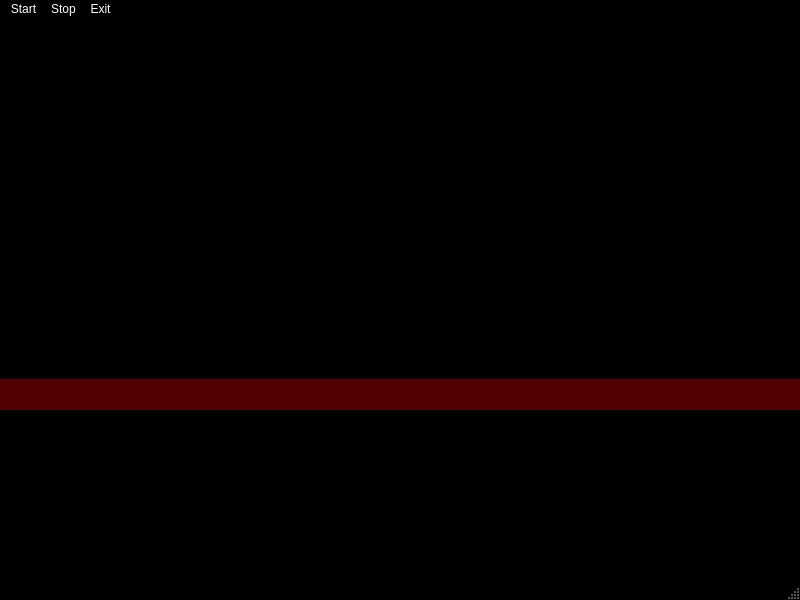
<?xml version="1.0" encoding="UTF-8"?>
<ui version="4.0">
 <class>Car</class>
 <widget class="QMainWindow" name="Car">
  <property name="geometry">
   <rect>
    <x>0</x>
    <y>0</y>
    <width>800</width>
    <height>600</height>
   </rect>
  </property>
  <property name="palette">
   <palette>
    <active>
     <colorrole role="WindowText">
      <brush brushstyle="SolidPattern">
       <color alpha="255">
        <red>255</red>
        <green>255</green>
        <blue>255</blue>
       </color>
      </brush>
     </colorrole>
     <colorrole role="Button">
      <brush brushstyle="SolidPattern">
       <color alpha="255">
        <red>0</red>
        <green>0</green>
        <blue>0</blue>
       </color>
      </brush>
     </colorrole>
     <colorrole role="Light">
      <brush brushstyle="SolidPattern">
       <color alpha="255">
        <red>0</red>
        <green>0</green>
        <blue>0</blue>
       </color>
      </brush>
     </colorrole>
     <colorrole role="Midlight">
      <brush brushstyle="SolidPattern">
       <color alpha="255">
        <red>0</red>
        <green>0</green>
        <blue>0</blue>
       </color>
      </brush>
     </colorrole>
     <colorrole role="Dark">
      <brush brushstyle="SolidPattern">
       <color alpha="255">
        <red>0</red>
        <green>0</green>
        <blue>0</blue>
       </color>
      </brush>
     </colorrole>
     <colorrole role="Mid">
      <brush brushstyle="SolidPattern">
       <color alpha="255">
        <red>0</red>
        <green>0</green>
        <blue>0</blue>
       </color>
      </brush>
     </colorrole>
     <colorrole role="Text">
      <brush brushstyle="SolidPattern">
       <color alpha="255">
        <red>255</red>
        <green>255</green>
        <blue>255</blue>
       </color>
      </brush>
     </colorrole>
     <colorrole role="BrightText">
      <brush brushstyle="SolidPattern">
       <color alpha="255">
        <red>255</red>
        <green>255</green>
        <blue>255</blue>
       </color>
      </brush>
     </colorrole>
     <colorrole role="ButtonText">
      <brush brushstyle="SolidPattern">
       <color alpha="255">
        <red>255</red>
        <green>255</green>
        <blue>255</blue>
       </color>
      </brush>
     </colorrole>
     <colorrole role="Base">
      <brush brushstyle="SolidPattern">
       <color alpha="255">
        <red>0</red>
        <green>0</green>
        <blue>0</blue>
       </color>
      </brush>
     </colorrole>
     <colorrole role="Window">
      <brush brushstyle="SolidPattern">
       <color alpha="255">
        <red>0</red>
        <green>0</green>
        <blue>0</blue>
       </color>
      </brush>
     </colorrole>
     <colorrole role="Shadow">
      <brush brushstyle="SolidPattern">
       <color alpha="255">
        <red>0</red>
        <green>0</green>
        <blue>0</blue>
       </color>
      </brush>
     </colorrole>
     <colorrole role="AlternateBase">
      <brush brushstyle="SolidPattern">
       <color alpha="255">
        <red>0</red>
        <green>0</green>
        <blue>0</blue>
       </color>
      </brush>
     </colorrole>
     <colorrole role="ToolTipBase">
      <brush brushstyle="SolidPattern">
       <color alpha="255">
        <red>255</red>
        <green>255</green>
        <blue>220</blue>
       </color>
      </brush>
     </colorrole>
     <colorrole role="ToolTipText">
      <brush brushstyle="SolidPattern">
       <color alpha="255">
        <red>0</red>
        <green>0</green>
        <blue>0</blue>
       </color>
      </brush>
     </colorrole>
     <colorrole role="PlaceholderText">
      <brush brushstyle="SolidPattern">
       <color alpha="127">
        <red>255</red>
        <green>255</green>
        <blue>255</blue>
       </color>
      </brush>
     </colorrole>
     <colorrole role="Accent">
      <brush brushstyle="SolidPattern">
       <color alpha="255">
        <red>0</red>
        <green>0</green>
        <blue>0</blue>
       </color>
      </brush>
     </colorrole>
    </active>
    <inactive>
     <colorrole role="WindowText">
      <brush brushstyle="SolidPattern">
       <color alpha="255">
        <red>255</red>
        <green>255</green>
        <blue>255</blue>
       </color>
      </brush>
     </colorrole>
     <colorrole role="Button">
      <brush brushstyle="SolidPattern">
       <color alpha="255">
        <red>0</red>
        <green>0</green>
        <blue>0</blue>
       </color>
      </brush>
     </colorrole>
     <colorrole role="Light">
      <brush brushstyle="SolidPattern">
       <color alpha="255">
        <red>0</red>
        <green>0</green>
        <blue>0</blue>
       </color>
      </brush>
     </colorrole>
     <colorrole role="Midlight">
      <brush brushstyle="SolidPattern">
       <color alpha="255">
        <red>0</red>
        <green>0</green>
        <blue>0</blue>
       </color>
      </brush>
     </colorrole>
     <colorrole role="Dark">
      <brush brushstyle="SolidPattern">
       <color alpha="255">
        <red>0</red>
        <green>0</green>
        <blue>0</blue>
       </color>
      </brush>
     </colorrole>
     <colorrole role="Mid">
      <brush brushstyle="SolidPattern">
       <color alpha="255">
        <red>0</red>
        <green>0</green>
        <blue>0</blue>
       </color>
      </brush>
     </colorrole>
     <colorrole role="Text">
      <brush brushstyle="SolidPattern">
       <color alpha="255">
        <red>255</red>
        <green>255</green>
        <blue>255</blue>
       </color>
      </brush>
     </colorrole>
     <colorrole role="BrightText">
      <brush brushstyle="SolidPattern">
       <color alpha="255">
        <red>255</red>
        <green>255</green>
        <blue>255</blue>
       </color>
      </brush>
     </colorrole>
     <colorrole role="ButtonText">
      <brush brushstyle="SolidPattern">
       <color alpha="255">
        <red>255</red>
        <green>255</green>
        <blue>255</blue>
       </color>
      </brush>
     </colorrole>
     <colorrole role="Base">
      <brush brushstyle="SolidPattern">
       <color alpha="255">
        <red>0</red>
        <green>0</green>
        <blue>0</blue>
       </color>
      </brush>
     </colorrole>
     <colorrole role="Window">
      <brush brushstyle="SolidPattern">
       <color alpha="255">
        <red>0</red>
        <green>0</green>
        <blue>0</blue>
       </color>
      </brush>
     </colorrole>
     <colorrole role="Shadow">
      <brush brushstyle="SolidPattern">
       <color alpha="255">
        <red>0</red>
        <green>0</green>
        <blue>0</blue>
       </color>
      </brush>
     </colorrole>
     <colorrole role="AlternateBase">
      <brush brushstyle="SolidPattern">
       <color alpha="255">
        <red>0</red>
        <green>0</green>
        <blue>0</blue>
       </color>
      </brush>
     </colorrole>
     <colorrole role="ToolTipBase">
      <brush brushstyle="SolidPattern">
       <color alpha="255">
        <red>255</red>
        <green>255</green>
        <blue>220</blue>
       </color>
      </brush>
     </colorrole>
     <colorrole role="ToolTipText">
      <brush brushstyle="SolidPattern">
       <color alpha="255">
        <red>0</red>
        <green>0</green>
        <blue>0</blue>
       </color>
      </brush>
     </colorrole>
     <colorrole role="PlaceholderText">
      <brush brushstyle="SolidPattern">
       <color alpha="127">
        <red>255</red>
        <green>255</green>
        <blue>255</blue>
       </color>
      </brush>
     </colorrole>
     <colorrole role="Accent">
      <brush brushstyle="SolidPattern">
       <color alpha="255">
        <red>0</red>
        <green>0</green>
        <blue>0</blue>
       </color>
      </brush>
     </colorrole>
    </inactive>
    <disabled>
     <colorrole role="WindowText">
      <brush brushstyle="SolidPattern">
       <color alpha="255">
        <red>0</red>
        <green>0</green>
        <blue>0</blue>
       </color>
      </brush>
     </colorrole>
     <colorrole role="Button">
      <brush brushstyle="SolidPattern">
       <color alpha="255">
        <red>0</red>
        <green>0</green>
        <blue>0</blue>
       </color>
      </brush>
     </colorrole>
     <colorrole role="Light">
      <brush brushstyle="SolidPattern">
       <color alpha="255">
        <red>0</red>
        <green>0</green>
        <blue>0</blue>
       </color>
      </brush>
     </colorrole>
     <colorrole role="Midlight">
      <brush brushstyle="SolidPattern">
       <color alpha="255">
        <red>0</red>
        <green>0</green>
        <blue>0</blue>
       </color>
      </brush>
     </colorrole>
     <colorrole role="Dark">
      <brush brushstyle="SolidPattern">
       <color alpha="255">
        <red>0</red>
        <green>0</green>
        <blue>0</blue>
       </color>
      </brush>
     </colorrole>
     <colorrole role="Mid">
      <brush brushstyle="SolidPattern">
       <color alpha="255">
        <red>0</red>
        <green>0</green>
        <blue>0</blue>
       </color>
      </brush>
     </colorrole>
     <colorrole role="Text">
      <brush brushstyle="SolidPattern">
       <color alpha="255">
        <red>0</red>
        <green>0</green>
        <blue>0</blue>
       </color>
      </brush>
     </colorrole>
     <colorrole role="BrightText">
      <brush brushstyle="SolidPattern">
       <color alpha="255">
        <red>255</red>
        <green>255</green>
        <blue>255</blue>
       </color>
      </brush>
     </colorrole>
     <colorrole role="ButtonText">
      <brush brushstyle="SolidPattern">
       <color alpha="255">
        <red>0</red>
        <green>0</green>
        <blue>0</blue>
       </color>
      </brush>
     </colorrole>
     <colorrole role="Base">
      <brush brushstyle="SolidPattern">
       <color alpha="255">
        <red>0</red>
        <green>0</green>
        <blue>0</blue>
       </color>
      </brush>
     </colorrole>
     <colorrole role="Window">
      <brush brushstyle="SolidPattern">
       <color alpha="255">
        <red>0</red>
        <green>0</green>
        <blue>0</blue>
       </color>
      </brush>
     </colorrole>
     <colorrole role="Shadow">
      <brush brushstyle="SolidPattern">
       <color alpha="255">
        <red>0</red>
        <green>0</green>
        <blue>0</blue>
       </color>
      </brush>
     </colorrole>
     <colorrole role="AlternateBase">
      <brush brushstyle="SolidPattern">
       <color alpha="255">
        <red>0</red>
        <green>0</green>
        <blue>0</blue>
       </color>
      </brush>
     </colorrole>
     <colorrole role="ToolTipBase">
      <brush brushstyle="SolidPattern">
       <color alpha="255">
        <red>255</red>
        <green>255</green>
        <blue>220</blue>
       </color>
      </brush>
     </colorrole>
     <colorrole role="ToolTipText">
      <brush brushstyle="SolidPattern">
       <color alpha="255">
        <red>0</red>
        <green>0</green>
        <blue>0</blue>
       </color>
      </brush>
     </colorrole>
     <colorrole role="PlaceholderText">
      <brush brushstyle="SolidPattern">
       <color alpha="127">
        <red>0</red>
        <green>0</green>
        <blue>0</blue>
       </color>
      </brush>
     </colorrole>
     <colorrole role="Accent">
      <brush brushstyle="SolidPattern">
       <color alpha="255">
        <red>0</red>
        <green>0</green>
        <blue>0</blue>
       </color>
      </brush>
     </colorrole>
    </disabled>
   </palette>
  </property>
  <property name="windowTitle">
   <string>Car</string>
  </property>
  <widget class="QWidget" name="centralwidget">
   <widget class="QLabel" name="label">
    <property name="geometry">
     <rect>
      <x>30</x>
      <y>260</y>
      <width>161</width>
      <height>101</height>
     </rect>
    </property>
    <property name="text">
     <string/>
    </property>
    <property name="pixmap">
     <pixmap>RIS/cari1.jpg</pixmap>
    </property>
   </widget>
   <widget class="QLabel" name="label_2">
    <property name="geometry">
     <rect>
      <x>-60</x>
      <y>360</y>
      <width>911</width>
      <height>31</height>
     </rect>
    </property>
    <property name="palette">
     <palette>
      <active>
       <colorrole role="WindowText">
        <brush brushstyle="SolidPattern">
         <color alpha="255">
          <red>255</red>
          <green>255</green>
          <blue>255</blue>
         </color>
        </brush>
       </colorrole>
       <colorrole role="Button">
        <brush brushstyle="SolidPattern">
         <color alpha="255">
          <red>85</red>
          <green>0</green>
          <blue>0</blue>
         </color>
        </brush>
       </colorrole>
       <colorrole role="Light">
        <brush brushstyle="SolidPattern">
         <color alpha="255">
          <red>127</red>
          <green>0</green>
          <blue>0</blue>
         </color>
        </brush>
       </colorrole>
       <colorrole role="Midlight">
        <brush brushstyle="SolidPattern">
         <color alpha="255">
          <red>106</red>
          <green>0</green>
          <blue>0</blue>
         </color>
        </brush>
       </colorrole>
       <colorrole role="Dark">
        <brush brushstyle="SolidPattern">
         <color alpha="255">
          <red>42</red>
          <green>0</green>
          <blue>0</blue>
         </color>
        </brush>
       </colorrole>
       <colorrole role="Mid">
        <brush brushstyle="SolidPattern">
         <color alpha="255">
          <red>57</red>
          <green>0</green>
          <blue>0</blue>
         </color>
        </brush>
       </colorrole>
       <colorrole role="Text">
        <brush brushstyle="SolidPattern">
         <color alpha="255">
          <red>255</red>
          <green>255</green>
          <blue>255</blue>
         </color>
        </brush>
       </colorrole>
       <colorrole role="BrightText">
        <brush brushstyle="SolidPattern">
         <color alpha="255">
          <red>255</red>
          <green>255</green>
          <blue>255</blue>
         </color>
        </brush>
       </colorrole>
       <colorrole role="ButtonText">
        <brush brushstyle="SolidPattern">
         <color alpha="255">
          <red>255</red>
          <green>255</green>
          <blue>255</blue>
         </color>
        </brush>
       </colorrole>
       <colorrole role="Base">
        <brush brushstyle="SolidPattern">
         <color alpha="255">
          <red>0</red>
          <green>0</green>
          <blue>0</blue>
         </color>
        </brush>
       </colorrole>
       <colorrole role="Window">
        <brush brushstyle="SolidPattern">
         <color alpha="255">
          <red>85</red>
          <green>0</green>
          <blue>0</blue>
         </color>
        </brush>
       </colorrole>
       <colorrole role="Shadow">
        <brush brushstyle="SolidPattern">
         <color alpha="255">
          <red>0</red>
          <green>0</green>
          <blue>0</blue>
         </color>
        </brush>
       </colorrole>
       <colorrole role="AlternateBase">
        <brush brushstyle="SolidPattern">
         <color alpha="255">
          <red>42</red>
          <green>0</green>
          <blue>0</blue>
         </color>
        </brush>
       </colorrole>
       <colorrole role="ToolTipBase">
        <brush brushstyle="SolidPattern">
         <color alpha="255">
          <red>255</red>
          <green>255</green>
          <blue>220</blue>
         </color>
        </brush>
       </colorrole>
       <colorrole role="ToolTipText">
        <brush brushstyle="SolidPattern">
         <color alpha="255">
          <red>0</red>
          <green>0</green>
          <blue>0</blue>
         </color>
        </brush>
       </colorrole>
       <colorrole role="PlaceholderText">
        <brush brushstyle="SolidPattern">
         <color alpha="127">
          <red>255</red>
          <green>255</green>
          <blue>255</blue>
         </color>
        </brush>
       </colorrole>
       <colorrole role="Accent">
        <brush brushstyle="SolidPattern">
         <color alpha="255">
          <red>0</red>
          <green>0</green>
          <blue>0</blue>
         </color>
        </brush>
       </colorrole>
      </active>
      <inactive>
       <colorrole role="WindowText">
        <brush brushstyle="SolidPattern">
         <color alpha="255">
          <red>255</red>
          <green>255</green>
          <blue>255</blue>
         </color>
        </brush>
       </colorrole>
       <colorrole role="Button">
        <brush brushstyle="SolidPattern">
         <color alpha="255">
          <red>85</red>
          <green>0</green>
          <blue>0</blue>
         </color>
        </brush>
       </colorrole>
       <colorrole role="Light">
        <brush brushstyle="SolidPattern">
         <color alpha="255">
          <red>127</red>
          <green>0</green>
          <blue>0</blue>
         </color>
        </brush>
       </colorrole>
       <colorrole role="Midlight">
        <brush brushstyle="SolidPattern">
         <color alpha="255">
          <red>106</red>
          <green>0</green>
          <blue>0</blue>
         </color>
        </brush>
       </colorrole>
       <colorrole role="Dark">
        <brush brushstyle="SolidPattern">
         <color alpha="255">
          <red>42</red>
          <green>0</green>
          <blue>0</blue>
         </color>
        </brush>
       </colorrole>
       <colorrole role="Mid">
        <brush brushstyle="SolidPattern">
         <color alpha="255">
          <red>57</red>
          <green>0</green>
          <blue>0</blue>
         </color>
        </brush>
       </colorrole>
       <colorrole role="Text">
        <brush brushstyle="SolidPattern">
         <color alpha="255">
          <red>255</red>
          <green>255</green>
          <blue>255</blue>
         </color>
        </brush>
       </colorrole>
       <colorrole role="BrightText">
        <brush brushstyle="SolidPattern">
         <color alpha="255">
          <red>255</red>
          <green>255</green>
          <blue>255</blue>
         </color>
        </brush>
       </colorrole>
       <colorrole role="ButtonText">
        <brush brushstyle="SolidPattern">
         <color alpha="255">
          <red>255</red>
          <green>255</green>
          <blue>255</blue>
         </color>
        </brush>
       </colorrole>
       <colorrole role="Base">
        <brush brushstyle="SolidPattern">
         <color alpha="255">
          <red>0</red>
          <green>0</green>
          <blue>0</blue>
         </color>
        </brush>
       </colorrole>
       <colorrole role="Window">
        <brush brushstyle="SolidPattern">
         <color alpha="255">
          <red>85</red>
          <green>0</green>
          <blue>0</blue>
         </color>
        </brush>
       </colorrole>
       <colorrole role="Shadow">
        <brush brushstyle="SolidPattern">
         <color alpha="255">
          <red>0</red>
          <green>0</green>
          <blue>0</blue>
         </color>
        </brush>
       </colorrole>
       <colorrole role="AlternateBase">
        <brush brushstyle="SolidPattern">
         <color alpha="255">
          <red>42</red>
          <green>0</green>
          <blue>0</blue>
         </color>
        </brush>
       </colorrole>
       <colorrole role="ToolTipBase">
        <brush brushstyle="SolidPattern">
         <color alpha="255">
          <red>255</red>
          <green>255</green>
          <blue>220</blue>
         </color>
        </brush>
       </colorrole>
       <colorrole role="ToolTipText">
        <brush brushstyle="SolidPattern">
         <color alpha="255">
          <red>0</red>
          <green>0</green>
          <blue>0</blue>
         </color>
        </brush>
       </colorrole>
       <colorrole role="PlaceholderText">
        <brush brushstyle="SolidPattern">
         <color alpha="127">
          <red>255</red>
          <green>255</green>
          <blue>255</blue>
         </color>
        </brush>
       </colorrole>
       <colorrole role="Accent">
        <brush brushstyle="SolidPattern">
         <color alpha="255">
          <red>0</red>
          <green>0</green>
          <blue>0</blue>
         </color>
        </brush>
       </colorrole>
      </inactive>
      <disabled>
       <colorrole role="WindowText">
        <brush brushstyle="SolidPattern">
         <color alpha="255">
          <red>42</red>
          <green>0</green>
          <blue>0</blue>
         </color>
        </brush>
       </colorrole>
       <colorrole role="Button">
        <brush brushstyle="SolidPattern">
         <color alpha="255">
          <red>85</red>
          <green>0</green>
          <blue>0</blue>
         </color>
        </brush>
       </colorrole>
       <colorrole role="Light">
        <brush brushstyle="SolidPattern">
         <color alpha="255">
          <red>127</red>
          <green>0</green>
          <blue>0</blue>
         </color>
        </brush>
       </colorrole>
       <colorrole role="Midlight">
        <brush brushstyle="SolidPattern">
         <color alpha="255">
          <red>106</red>
          <green>0</green>
          <blue>0</blue>
         </color>
        </brush>
       </colorrole>
       <colorrole role="Dark">
        <brush brushstyle="SolidPattern">
         <color alpha="255">
          <red>42</red>
          <green>0</green>
          <blue>0</blue>
         </color>
        </brush>
       </colorrole>
       <colorrole role="Mid">
        <brush brushstyle="SolidPattern">
         <color alpha="255">
          <red>57</red>
          <green>0</green>
          <blue>0</blue>
         </color>
        </brush>
       </colorrole>
       <colorrole role="Text">
        <brush brushstyle="SolidPattern">
         <color alpha="255">
          <red>42</red>
          <green>0</green>
          <blue>0</blue>
         </color>
        </brush>
       </colorrole>
       <colorrole role="BrightText">
        <brush brushstyle="SolidPattern">
         <color alpha="255">
          <red>255</red>
          <green>255</green>
          <blue>255</blue>
         </color>
        </brush>
       </colorrole>
       <colorrole role="ButtonText">
        <brush brushstyle="SolidPattern">
         <color alpha="255">
          <red>42</red>
          <green>0</green>
          <blue>0</blue>
         </color>
        </brush>
       </colorrole>
       <colorrole role="Base">
        <brush brushstyle="SolidPattern">
         <color alpha="255">
          <red>85</red>
          <green>0</green>
          <blue>0</blue>
         </color>
        </brush>
       </colorrole>
       <colorrole role="Window">
        <brush brushstyle="SolidPattern">
         <color alpha="255">
          <red>85</red>
          <green>0</green>
          <blue>0</blue>
         </color>
        </brush>
       </colorrole>
       <colorrole role="Shadow">
        <brush brushstyle="SolidPattern">
         <color alpha="255">
          <red>0</red>
          <green>0</green>
          <blue>0</blue>
         </color>
        </brush>
       </colorrole>
       <colorrole role="AlternateBase">
        <brush brushstyle="SolidPattern">
         <color alpha="255">
          <red>85</red>
          <green>0</green>
          <blue>0</blue>
         </color>
        </brush>
       </colorrole>
       <colorrole role="ToolTipBase">
        <brush brushstyle="SolidPattern">
         <color alpha="255">
          <red>255</red>
          <green>255</green>
          <blue>220</blue>
         </color>
        </brush>
       </colorrole>
       <colorrole role="ToolTipText">
        <brush brushstyle="SolidPattern">
         <color alpha="255">
          <red>0</red>
          <green>0</green>
          <blue>0</blue>
         </color>
        </brush>
       </colorrole>
       <colorrole role="PlaceholderText">
        <brush brushstyle="SolidPattern">
         <color alpha="127">
          <red>42</red>
          <green>0</green>
          <blue>0</blue>
         </color>
        </brush>
       </colorrole>
       <colorrole role="Accent">
        <brush brushstyle="SolidPattern">
         <color alpha="255">
          <red>60</red>
          <green>0</green>
          <blue>0</blue>
         </color>
        </brush>
       </colorrole>
      </disabled>
     </palette>
    </property>
    <property name="autoFillBackground">
     <bool>true</bool>
    </property>
    <property name="text">
     <string>TextLabel</string>
    </property>
   </widget>
  </widget>
  <widget class="QMenuBar" name="menubar">
   <property name="geometry">
    <rect>
     <x>0</x>
     <y>0</y>
     <width>800</width>
     <height>21</height>
    </rect>
   </property>
   <widget class="QMenu" name="menuStart">
    <property name="title">
     <string>Start</string>
    </property>
    <addaction name="separator"/>
    <addaction name="actionstart"/>
   </widget>
   <widget class="QMenu" name="actionStop">
    <property name="title">
     <string>Stop</string>
    </property>
    <addaction name="actionstop"/>
   </widget>
   <widget class="QMenu" name="actionExit">
    <property name="title">
     <string>Exit</string>
    </property>
    <addaction name="actionexit"/>
   </widget>
   <addaction name="menuStart"/>
   <addaction name="actionStop"/>
   <addaction name="actionExit"/>
  </widget>
  <widget class="QStatusBar" name="statusbar"/>
  <action name="actionstart">
   <property name="text">
    <string>start</string>
   </property>
  </action>
  <action name="actionstop">
   <property name="text">
    <string>stop</string>
   </property>
  </action>
  <action name="actionexit">
   <property name="text">
    <string>exit</string>
   </property>
  </action>
 </widget>
 <resources/>
 <connections/>
</ui>
